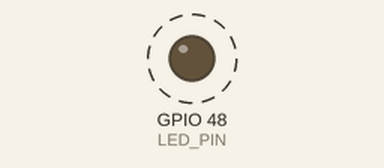
A program run on a simulated ESP32-S3. On the bench: output pins drawn as LEDs (lit = HIGH). Dashed ring = blinking. Random numbers use the default seed unless the program sets one; what the program prints to the serial monitor is not drawn.

Above: at 0.6 s.
Timing chart, 0 to 3.0 s (numbered marks = the images above):
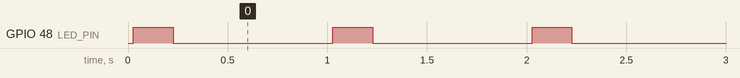

Measured:
- by itself, GPIO 48 (LED_PIN): alternates HIGH for 0.20 s and LOW for 0.80 s

The program:

main.cpp
```cpp
#include <Arduino.h>

#define LED_PIN LED_BUILTIN

// Buffer compartido entre tareas
#define NUM_SAMPLES 10  // 1 segundo / 100ms = 10 muestras
float ax_buf[NUM_SAMPLES], ay_buf[NUM_SAMPLES], az_buf[NUM_SAMPLES];
int sample_index = 0;

// Mutex para proteger el buffer compartido
SemaphoreHandle_t bufferMutex;

TaskHandle_t Task1;
TaskHandle_t Task2;

void Task1code(void * parameter);
void Task2code(void * parameter);
void getFakeAccelerometerData(float &ax, float &ay, float &az);

void setup() {
  Serial.begin(115200);
  randomSeed(micros());
  pinMode(LED_PIN, OUTPUT);
  digitalWrite(LED_PIN, LOW);

  // Crear el mutex antes de las tareas
  bufferMutex = xSemaphoreCreateMutex();

  xTaskCreatePinnedToCore(Task1code, "Task1_Muestreo", 10000, NULL, 1, &Task1, 0);
  xTaskCreatePinnedToCore(Task2code, "Task2_Envio",    10000, NULL, 1, &Task2, 1);
}

void loop() {
  vTaskDelay(portMAX_DELAY);
}

// TAREA 1: Muestreo cada 100ms
void Task1code(void * parameter) {
  TickType_t xLastWakeTime = xTaskGetTickCount();

  for (;;) {
    float ax, ay, az;
    getFakeAccelerometerData(ax, ay, az);

    // Guardar muestra en el buffer de forma segura
    if (xSemaphoreTake(bufferMutex, portMAX_DELAY)) {
      ax_buf[sample_index] = ax;
      ay_buf[sample_index] = ay;
      az_buf[sample_index] = az;
      sample_index = (sample_index + 1) % NUM_SAMPLES;
      xSemaphoreGive(bufferMutex);
    }

    // Espera exacta de 100ms desde el último wake (más preciso que vTaskDelay)
    vTaskDelayUntil(&xLastWakeTime, pdMS_TO_TICKS(100));
  }
}

// TAREA 2: Envío por UART cada 1s + LED 200ms
void Task2code(void * parameter) {
  TickType_t xLastWakeTime = xTaskGetTickCount();

  for (;;) {
    // Copiar buffer para no bloquearlo durante el Serial.print
    float ax_copy[NUM_SAMPLES], ay_copy[NUM_SAMPLES], az_copy[NUM_SAMPLES];

    if (xSemaphoreTake(bufferMutex, portMAX_DELAY)) {
      memcpy(ax_copy, ax_buf, sizeof(ax_buf));
      memcpy(ay_copy, ay_buf, sizeof(ay_buf));
      memcpy(az_copy, az_buf, sizeof(az_buf));
      xSemaphoreGive(bufferMutex);
    }

    // Enviar datos por UART
    Serial.println("=== Acelerometro (últimas 10 muestras) ===");
    for (int i = 0; i < NUM_SAMPLES; i++) {
      Serial.printf("  [%d] ax=%.2f  ay=%.2f  az=%.2f\n", i, ax_copy[i], ay_copy[i], az_copy[i]);
    }

    // Activar LED 200ms
    digitalWrite(LED_PIN, HIGH);
    vTaskDelay(pdMS_TO_TICKS(200));
    digitalWrite(LED_PIN, LOW);

    // Esperar hasta completar 1 segundo desde el último wake
    vTaskDelayUntil(&xLastWakeTime, pdMS_TO_TICKS(1000));
  }
}

// Genera datos falsos de acelerómetro entre -5.0 y 5.0 m/s²
void getFakeAccelerometerData(float &ax, float &ay, float &az) {
  ax = random(-500, 501) / 100.0;
  ay = random(-500, 501) / 100.0;
  az = random(-500, 501) / 100.0;
}
```
